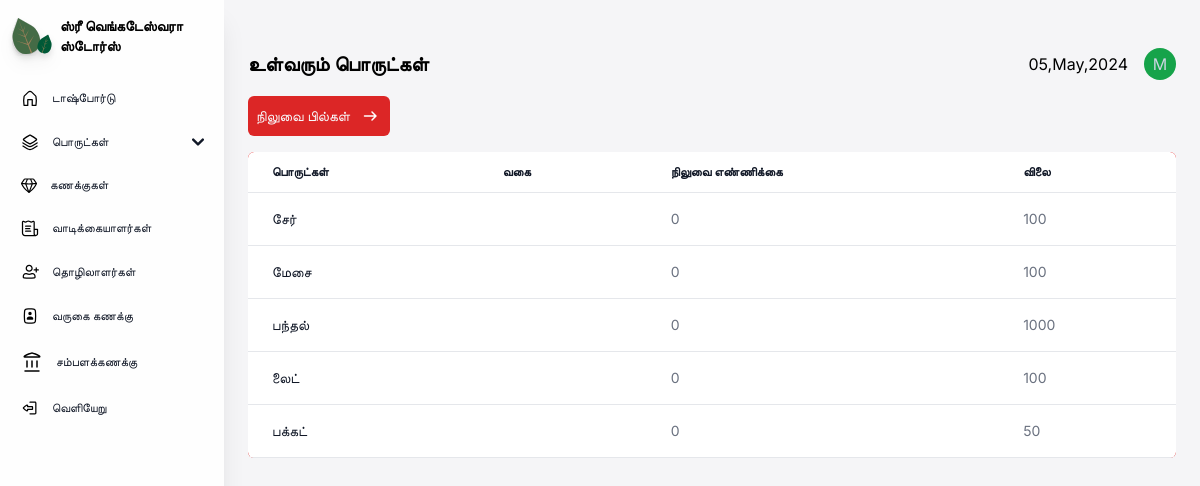
Before: /incomingstocks/ with the older database file.
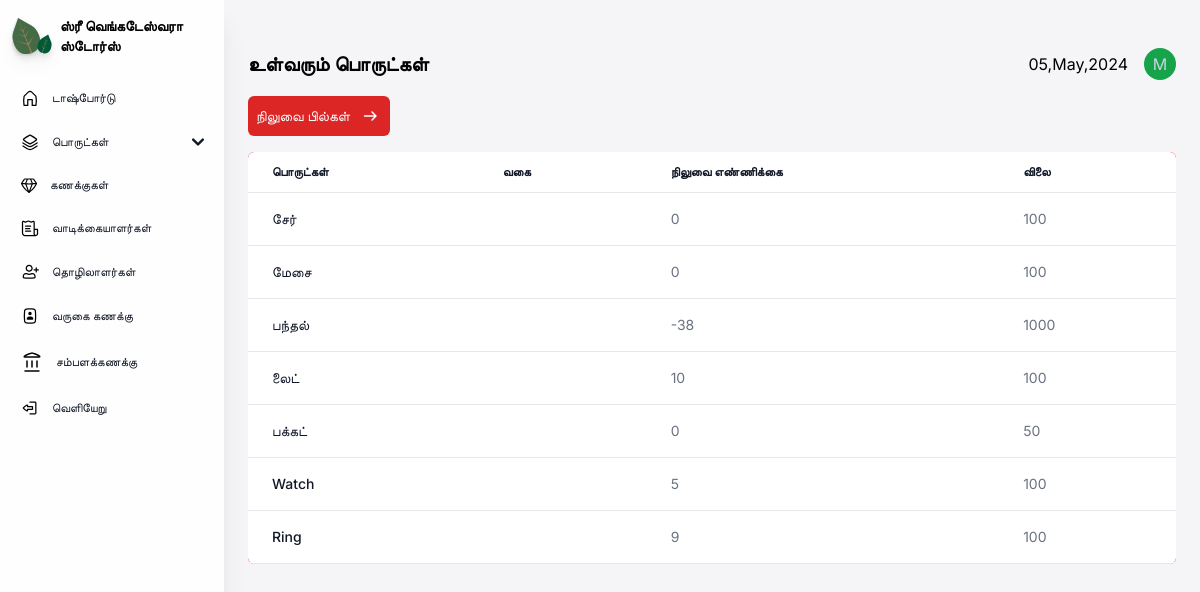
After: the same page with the newer database file.
### core/models.py (models this page shows, shortened)
class stock(models.Model):
    productname = models.CharField(max_length=70, db_index=True)
    category = models.CharField(max_length=50)
    maximumstock = models.PositiveIntegerField()
    quantity = models.PositiveIntegerField()
    price = models.PositiveIntegerField()
    def get_incoming(self):
        return self.maximumstock - self.quantity

### core/views.py (the view)
# urls.py: path('incomingstocks/', cvs.incomingstocks),
def incomingstocks(request):
    stocks = stock.objects.all()
    return render(request, "core/incomingstocks.html", {'stocks':stocks})

### core/templates/core/incomingstocks.html (shortened to what this page needs)
{% load static %}
{% load static tailwind_tags%}
<!DOCTYPE html>
<html lang="en">
<head>
    <link href="https://cdnjs.cloudflare.com/ajax/libs/flowbite/2.3.0/flowbite.min.css" rel="stylesheet" />
    {% tailwind_css %}
</head>
<body class="font-inter bg-[#F5F5F7] max-w-full h-[100%]">
<section class="sm:ml-56 px-6 pb-4 max-w-full min-h-[100%]">
    <div class="relative">
    {% include 'core/navigation.html' %}
    </div>
    <div class="flex justify-between w-full items-center sm:mt-12 mt-6">
        <div>
            <p class="font-inter font-semibold text-xl">உள்வரும் பொருட்கள்</p>
        </div>
        <div class="items-center gap-4 hidden sm:flex">
            <p class="date"></p>
            <div class="w-8 h-8 bg-green-600 rounded-full items-center justify-center flex">
                <p class="text-slate-300">M</p>
            </div>
        </div>
    </div>
    <main class="mt-4 min-w-full h-full">
    <div class="flex justify-between mt-2 items-center gap-2 flex-wrap">
    <div class="flex gap-2">
        <a href="/bills">
            <button class="px-2 py-2 bg-red-600 flex items-center rounded-md gap-2 text-slate-50 text-sm">
                நிலுவை பில்கள்
                <img src="{% static  'images/Arrow right.svg' %}" alt="plus">
            </button>
        </a>
    </div>
    </div>
        <div class="relative max-w-[100%] min-h-full overflow-x-scroll mt-4 rounded-md bg-red-500">
            <table class="text-sm text-left min-h-full text-gray-500 bg-white dark:text-gray-400 rounded-md shadow-md overflow-x-auto w-full">
                <thead class="border-b text-xs text-gray-900 uppercase dark:text-gray-400">
                    <tr>
                        <th scope="col" class="px-6 py-3">
                            பொருட்கள்
                        </th>
                        <th scope="col" class="px-6 py-3">
                            வகை
                        </th>
                        <th scope="col" class="px-6 py-3">
                            நிலுவை எண்ணிக்கை
                        </th>
                        <th scope="col" class="px-6 py-3">
                            விலை
                        </th>
                    </tr>
                </thead>
                <tbody>
                    {% for stock in stocks %}
                    <tr class="border-b">
                        <th scope="row" class="px-6 py-4 font-medium text-gray-900 whitespace-nowrap">
                            {{stock.productname}}
                        </th>
                        <td class="px-6 py-4">
                        </td>
                        <td class="px-6 py-4">
                            {{stock.get_incoming}}
                        </td>
                        <td class="px-6 py-4">
                            {{stock.price}}
                        </td>
                    </tr>
                    {% endfor %}
                </tbody>
            </table>
        </div>
    </main>
</section>
</body>
</html>

Changed rows visible on the page:
changed stock "பந்தல்": get_incoming "0" → "-38"
changed stock (number 4 of 7 on the later page): get_incoming "0" → "10"
added stock: productname "Watch", get_incoming "5", price "100"
added stock: productname "Ring", get_incoming "9", price "100"
